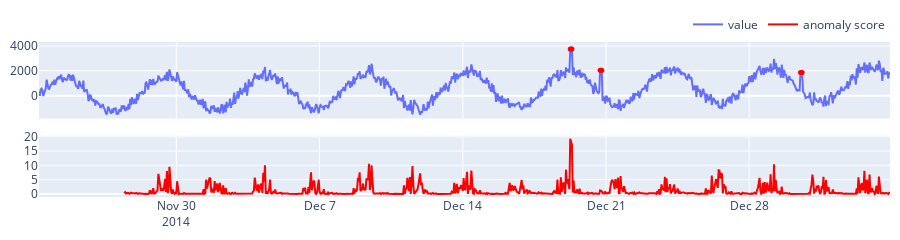

The code cell stored with this chart in its notebook:
### Markdown cell above
## One-class SVM Detector

### Code cell
from streamad.util import StreamGenerator, UnivariateDS, plot
from streamad.model import OCSVMDetector

ds = UnivariateDS()
stream = StreamGenerator(ds.data)
model = OCSVMDetector()
scores = []

for x in stream.iter_item():
    score = model.fit_score(x)
    scores.append(score)

data, label, date, features = ds.data, ds.label, ds.date, ds.features
plot(data=data,scores=scores,date=date,features=features,label=label)

### Figure 1 — Plotly figure (JSON) as saved in the notebook; plotly's stock layout.template omitted (floating-point values rounded to 4 significant figures; data arrays with more than 128 entries replaced by an {"elided": "..."} marker saying what was removed)
{"data": [{"name": "value", "type": "scatter", "x": {"elided": "999 str values"}, "xaxis": "x", "y": {"elided": "999 float values"}, "yaxis": "y"}, {"marker": {"color": "red", "size": 5}, "mode": "markers", "showlegend": false, "type": "scatter", "x": ["2014-12-19 06:00:00", "2014-12-19 07:00:00", "2014-12-19 08:00:00", "2014-12-20 17:00:00", "2014-12-20 18:00:00", "2014-12-20 19:00:00", "2014-12-30 12:00:00", "2014-12-30 13:00:00", "2014-12-30 14:00:00"], "xaxis": "x", "y": [3756.0, 3756.0, 3756.0, 2042.0, 2042.0, 2042.0, 1866.0, 1866.0, 1866.0], "yaxis": "y"}, {"marker": {"color": "red"}, "name": "anomaly score", "type": "scatter", "x": {"elided": "999 str values"}, "xaxis": "x2", "y": {"elided": "999 float values"}, "yaxis": "y2"}], "layout": {"height": 180, "legend": {"orientation": "h", "x": 1, "xanchor": "right", "y": 1.02, "yanchor": "bottom"}, "margin": {"b": 10, "l": 10, "r": 10, "t": 10}, "xaxis": {"anchor": "y", "domain": [0, 1], "matches": "x2", "showticklabels": false}, "xaxis2": {"anchor": "y2", "domain": [0, 1]}, "yaxis": {"anchor": "x", "domain": [0.5062, 1]}, "yaxis2": {"anchor": "x2", "domain": [0, 0.3951]}}}
